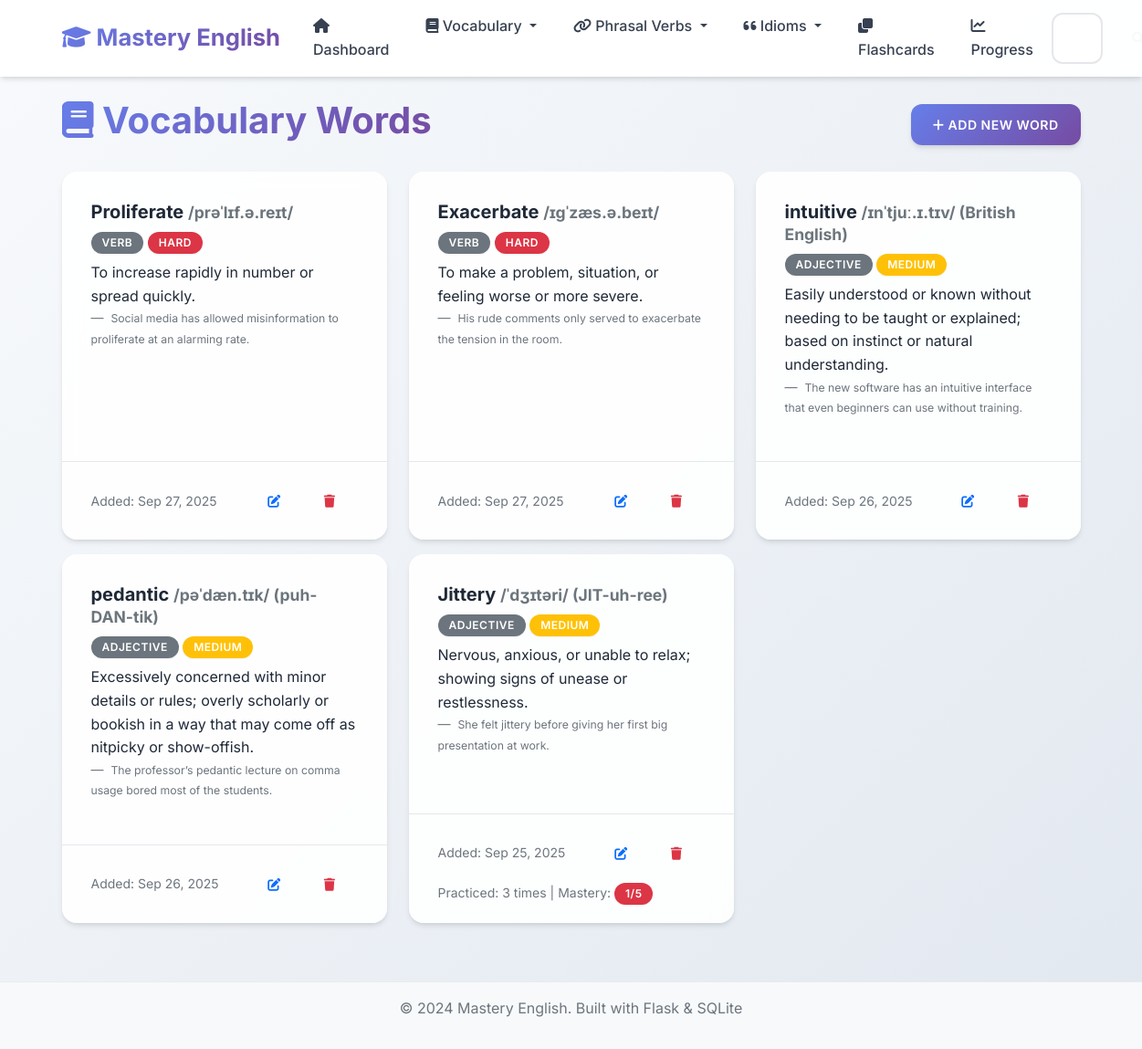
Page /vocabulary on the earlier database version.
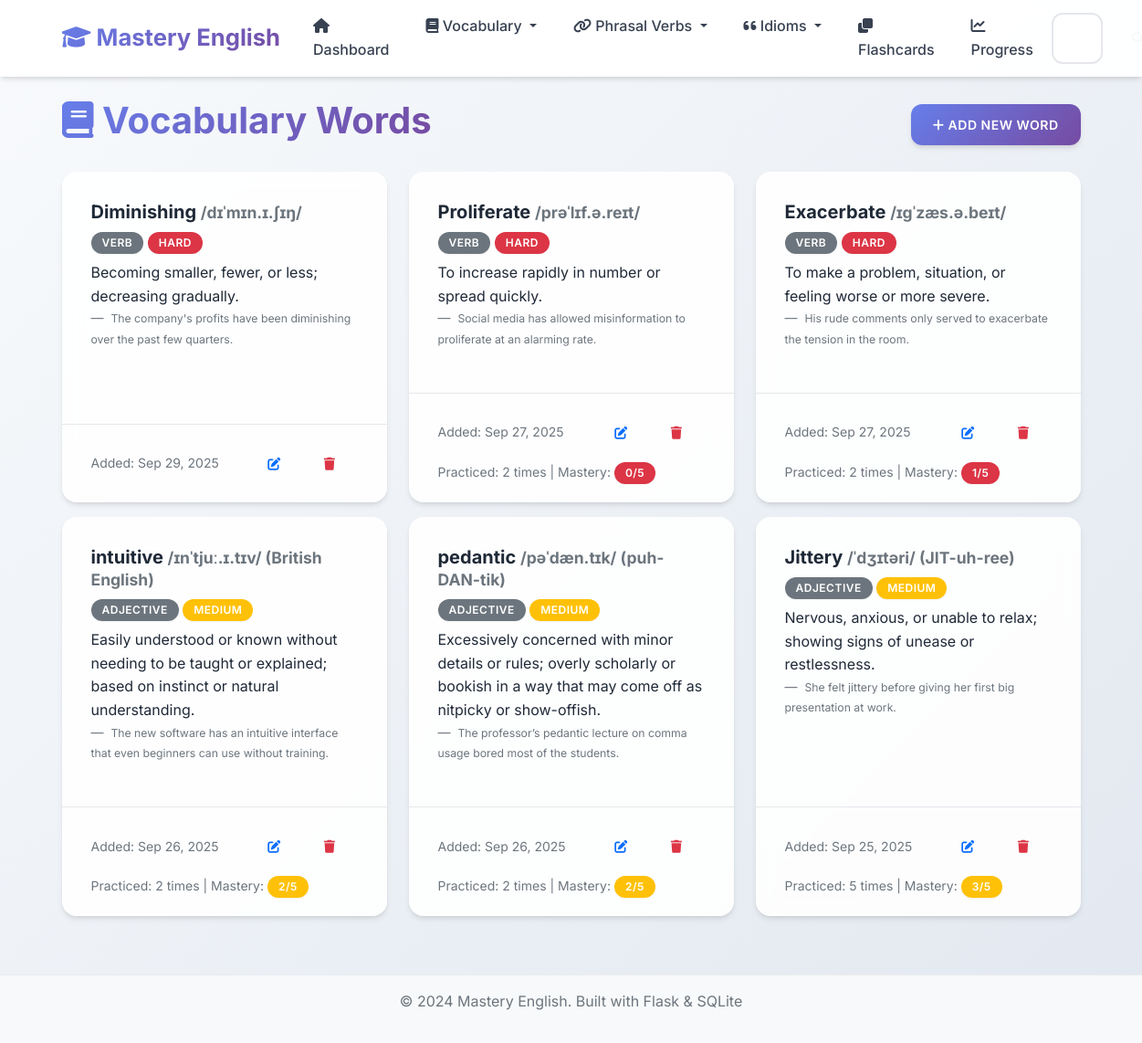
Same page on the later database version.
### app.py (models this page shows, shortened)
class VocabularyWord(db.Model):
    __tablename__ = 'vocabulary_words'
    id = db.Column(db.Integer, primary_key=True)
    word = db.Column(db.String(100), nullable=False)
    definition = db.Column(db.Text, nullable=False)
    example_sentence = db.Column(db.Text)
    pronunciation = db.Column(db.String(100))
    part_of_speech = db.Column(db.String(50))
    difficulty_level = db.Column(db.String(20), default='medium')
    date_added = db.Column(db.DateTime, default=datetime.utcnow)
    times_practiced = db.Column(db.Integer, default=0)
    last_practiced = db.Column(db.DateTime)
    mastery_level = db.Column(db.Integer, default=0)

### app.py (the view)
@app.route('/vocabulary')
def vocabulary_list():
    page = request.args.get('page', 1, type=int)
    words = VocabularyWord.query.order_by(VocabularyWord.date_added.desc()).paginate(
        page=page, per_page=10, error_out=False)
    return render_template('vocabulary_list.html', words=words)

### templates/vocabulary_list.html (shortened to what this page needs)
{% extends "base.html" %}
{% block content %}
<div class="row">
    <div class="col-12">
        <div class="d-flex justify-content-between align-items-center mb-4">
            <h1>
                <i class="fas fa-book"></i> Vocabulary Words
            </h1>
            <a href="{{ url_for('add_vocabulary') }}" class="btn btn-primary">
                <i class="fas fa-plus"></i> Add New Word
            </a>
        </div>
    </div>
</div>
{% if words.items %}
    <div class="row">
        {% for word in words.items %}
            <div class="col-md-6 col-lg-4 mb-3">
                <div class="card h-100">
                    <div class="card-body">
                        <h5 class="card-title">
                            {{ word.word }}
                            {% if word.pronunciation %}
                                <small class="text-muted">{{ word.pronunciation }}</small>
                            {% endif %}
                        </h5>
                        {% if word.part_of_speech %}
                            <span class="badge bg-secondary mb-2">{{ word.part_of_speech }}</span>
                        {% endif %}
                        <span class="badge bg-{% if word.difficulty_level == 'easy' %}success{% elif word.difficulty_level == 'hard' %}danger{% else %}warning{% endif %} mb-2">
                            {{ word.difficulty_level.title() }}
                        </span>
                        <p class="card-text">{{ word.definition }}</p>
                        {% if word.example_sentence %}
                            <blockquote class="blockquote-footer">
                                <small>{{ word.example_sentence }}</small>
                            </blockquote>
                        {% endif %}
                    </div>
                    <div class="card-footer bg-transparent">
                        <div class="d-flex justify-content-between align-items-center">
                            <small class="text-muted">
                                Added: {{ word.date_added.strftime('%b %d, %Y') }}
                            </small>
                            <div class="btn-group" role="group">
                                <a href="{{ url_for('edit_vocabulary', id=word.id) }}" class="btn btn-sm btn-outline-primary">
                                    <i class="fas fa-edit"></i>
                                </a>
                                <button type="button" class="btn btn-sm btn-outline-danger" onclick="confirmDelete('{{ word.word }}', '{{ url_for('delete_vocabulary', id=word.id) }}')">
                                    <i class="fas fa-trash"></i>
                                </button>
                            </div>
                        </div>
                        {% if word.times_practiced > 0 %}
                            <div class="mt-2">
                                <small class="text-muted">
                                    Practiced: {{ word.times_practiced }} times
                                    | Mastery:
                                    <span class="badge bg-{% if word.mastery_level >= 4 %}success{% elif word.mastery_level >= 2 %}warning{% else %}danger{% endif %}">
                                        {{ word.mastery_level }}/5
                                    </span>
                                </small>
                            </div>
                        {% endif %}
                    </div>
                </div>
            </div>
        {% endfor %}
    </div>
{% endif %}
{% endblock %}

### templates/base.html (shortened to what this page needs)
<!DOCTYPE html>
<html lang="en">
<head>
    <link href="https://cdn.jsdelivr.net/npm/bootstrap@5.1.3/dist/css/bootstrap.min.css" rel="stylesheet">
    <link href="https://cdnjs.cloudflare.com/ajax/libs/font-awesome/6.0.0/css/all.min.css" rel="stylesheet">
    <link href="{{ url_for('static', filename='css/style.css') }}" rel="stylesheet">
</head>
<body>
    <nav class="navbar navbar-expand-lg navbar-light">
        <div class="container">
            <a class="navbar-brand" href="{{ url_for('index') }}">
                <i class="fas fa-graduation-cap"></i> Mastery English
            </a>
            <div class="collapse navbar-collapse" id="navbarNav">
                <ul class="navbar-nav me-auto">
                    <li class="nav-item">
                        <a class="nav-link" href="{{ url_for('index') }}">
                            <i class="fas fa-home"></i> Dashboard
                        </a>
                    </li>
                    <li class="nav-item dropdown">
                        <a class="nav-link dropdown-toggle" href="#" id="vocabDropdown" role="button" data-bs-toggle="dropdown">
                            <i class="fas fa-book"></i> Vocabulary
                        </a>
                    </li>
                    <li class="nav-item dropdown">
                        <a class="nav-link dropdown-toggle" href="#" id="phrasalDropdown" role="button" data-bs-toggle="dropdown">
                            <i class="fas fa-link"></i> Phrasal Verbs
                        </a>
                    </li>
                    <li class="nav-item dropdown">
                        <a class="nav-link dropdown-toggle" href="#" id="idiomsDropdown" role="button" data-bs-toggle="dropdown">
                            <i class="fas fa-quote-left"></i> Idioms
                        </a>
                    </li>
                    <li class="nav-item">
                        <a class="nav-link" href="{{ url_for('flashcards_menu') }}">
                            <i class="fas fa-clone"></i> Flashcards
                        </a>
                    </li>
                    <li class="nav-item">
                        <a class="nav-link" href="{{ url_for('progress') }}">
                            <i class="fas fa-chart-line"></i> Progress
                        </a>
                    </li>
                </ul>
                <div class="d-flex">
                    <form class="d-flex" method="GET" action="{{ url_for('search') }}">
                        <input class="form-control me-2" type="search" name="q" placeholder="Search..." aria-label="Search">
                        <button class="btn btn-outline-light" type="submit">
                            <i class="fas fa-search"></i>
                        </button>
                    </form>
                </div>
            </div>
        </div>
    </nav>
    <main class="container mt-4">
        {% block content %}{% endblock %}
    </main>
    <footer class="bg-light text-center text-muted py-3 mt-5">
        <div class="container">
            <p>&copy; 2024 Mastery English. Built with Flask & SQLite</p>
        </div>
    </footer>
</body>
</html>

### static/css/style.css (style rules this page uses)
:root { --primary-color: #6366f1; --primary-dark: #4f46e5; --primary-light: #8b5cf6; --success-color: #10b981; --success-dark: #059669; --info-color: #06b6d4; --info-dark: #0891b2; --warning-color: #f59e0b; --warning-dark: #d97706; --danger-color: #ef4444; --danger-dark: #dc2626; --light-color: #f8fafc; --dark-color: #1e293b; --gray-50: #f9fafb; --gray-100: #f3f4f6; --gray-200: #e5e7eb; --gray-300: #d1d5db; --gray-400: #9ca3af; --gray-500: #6b7280; --gray-600: #4b5563; --gray-700: #374151; --gray-800: #1f2937; --gray-900: #111827; --gradient-primary: linear-gradient(135deg, #667eea 0%, #764ba2 100%); --gradient-success: linear-gradient(135deg, #11998e 0%, #38ef7d 100%); --gradient-info: linear-gradient(135deg, #667db6 0%, #0082c8 100%); --gradient-warning: linear-gradient(135deg, #f093fb 0%, #f5576c 100%); --gradient-hero: linear-gradient(135deg, #667eea 0%, #764ba2 50%, #f093fb 100%); --shadow-sm: 0 1px 2px 0 rgba(0, 0, 0, 0.05); --shadow: 0 4px 6px -1px rgba(0, 0, 0, 0.1), 0 2px 4px -1px rgba(0, 0, 0, 0.06); --shadow-md: 0 10px 15px -3px rgba(0, 0, 0, 0.1), 0 4px 6px -2px rgba(0, 0, 0, 0.05); --shadow-lg: 0 20px 25px -5px rgba(0, 0, 0, 0.1), 0 10px 10px -5px rgba(0, 0, 0, 0.04); --shadow-xl: 0 25px 50px -12px rgba(0, 0, 0, 0.25); }
body { font-family: 'Inter', 'Segoe UI', -apple-system, BlinkMacSystemFont, sans-serif; background: linear-gradient(135deg, #f8fafc 0%, #e2e8f0 100%); min-height: 100vh; line-height: 1.6; color: var(--gray-800); }
.navbar { background: rgba(255, 255, 255, 0.95) !important; backdrop-filter: blur(10px); border-bottom: 1px solid rgba(255, 255, 255, 0.2); box-shadow: var(--shadow); }
.navbar-brand { font-weight: 700; font-size: 1.6rem; background: var(--gradient-primary); -webkit-background-clip: text; -webkit-text-fill-color: transparent; background-clip: text; transition: all 0.3s ease; }
.navbar-nav .nav-link { font-weight: 500; color: var(--gray-700) !important; border-radius: 8px; margin: 0 4px; padding: 8px 16px !important; transition: all 0.3s ease; }
.card { border: none; border-radius: 16px; background: rgba(255, 255, 255, 0.9); backdrop-filter: blur(10px); box-shadow: var(--shadow); transition: all 0.4s cubic-bezier(0.4, 0, 0.2, 1); position: relative; overflow: hidden; }
.card::before { content: ''; position: absolute; top: 0; left: 0; width: 100%; height: 2px; background: var(--gradient-primary); transform: scaleX(0); transition: transform 0.3s ease; }
.card-body { padding: 2rem; }
.card-footer { background: rgba(248, 250, 252, 0.8); border-top: 1px solid var(--gray-200); border-radius: 0 0 16px 16px; padding: 1.25rem 2rem; }
.badge { font-size: 0.7rem; border-radius: 12px; padding: 0.4em 0.8em; }
.btn { border-radius: 12px; font-weight: 600; padding: 0.75rem 1.5rem; text-transform: uppercase; letter-spacing: 0.5px; font-size: 0.875rem; transition: all 0.3s cubic-bezier(0.4, 0, 0.2, 1); position: relative; overflow: hidden; border: none; }
.btn::before { content: ''; position: absolute; top: 0; left: -100%; width: 100%; height: 100%; background: linear-gradient(90deg, transparent, rgba(255,255,255,0.2), transparent); transition: left 0.5s; }
.btn-primary { background: var(--gradient-primary); box-shadow: var(--shadow); }
.btn-group .btn { border-radius: 6px; }
.form-control, .form-select { border-radius: 12px; border: 2px solid var(--gray-200); padding: 0.875rem 1.25rem; font-size: 1rem; font-weight: 500; background: rgba(255, 255, 255, 0.8); backdrop-filter: blur(10px); transition: all 0.3s cubic-bezier(0.4, 0, 0.2, 1); }
h1, h2, h3, h4, h5, h6 { font-weight: 700; color: var(--gray-800); }
h1 { background: var(--gradient-primary); -webkit-background-clip: text; -webkit-text-fill-color: transparent; background-clip: text; }
.badge { font-size: 0.75rem; border-radius: 20px; padding: 0.5em 1em; font-weight: 600; text-transform: uppercase; letter-spacing: 0.5px; box-shadow: var(--shadow-sm); }
.fa, .fas, .far { transition: all 0.3s ease; }
footer { margin-top: auto; border-top: 1px solid #e9ecef; }
.container { animation: fadeInUp 0.6s ease-out; }

Differences in the rows shown:
added VocabularyWord: word "Diminishing", pronunciation "/dɪˈmɪn.ɪ.ʃɪŋ/", part_of_speech "VERB", difficulty_level "HARD", definition "Becoming smaller, fewer, or less; decreasing gradually.", example_sentence "The company's profits have been diminishing over the past few quarters.", date_added "Sep 29, 2025"
changed VocabularyWord "Proliferate": times_practiced (not shown) → "2"; mastery_level (not shown) → "0"
changed VocabularyWord "Exacerbate": times_practiced (not shown) → "2"; mastery_level (not shown) → "1"
changed VocabularyWord "intuitive": times_practiced (not shown) → "2"; mastery_level (not shown) → "2"
changed VocabularyWord "pedantic": times_practiced (not shown) → "2"; mastery_level (not shown) → "2"
changed VocabularyWord "Jittery": times_practiced "3" → "5"; mastery_level "1" → "3"
